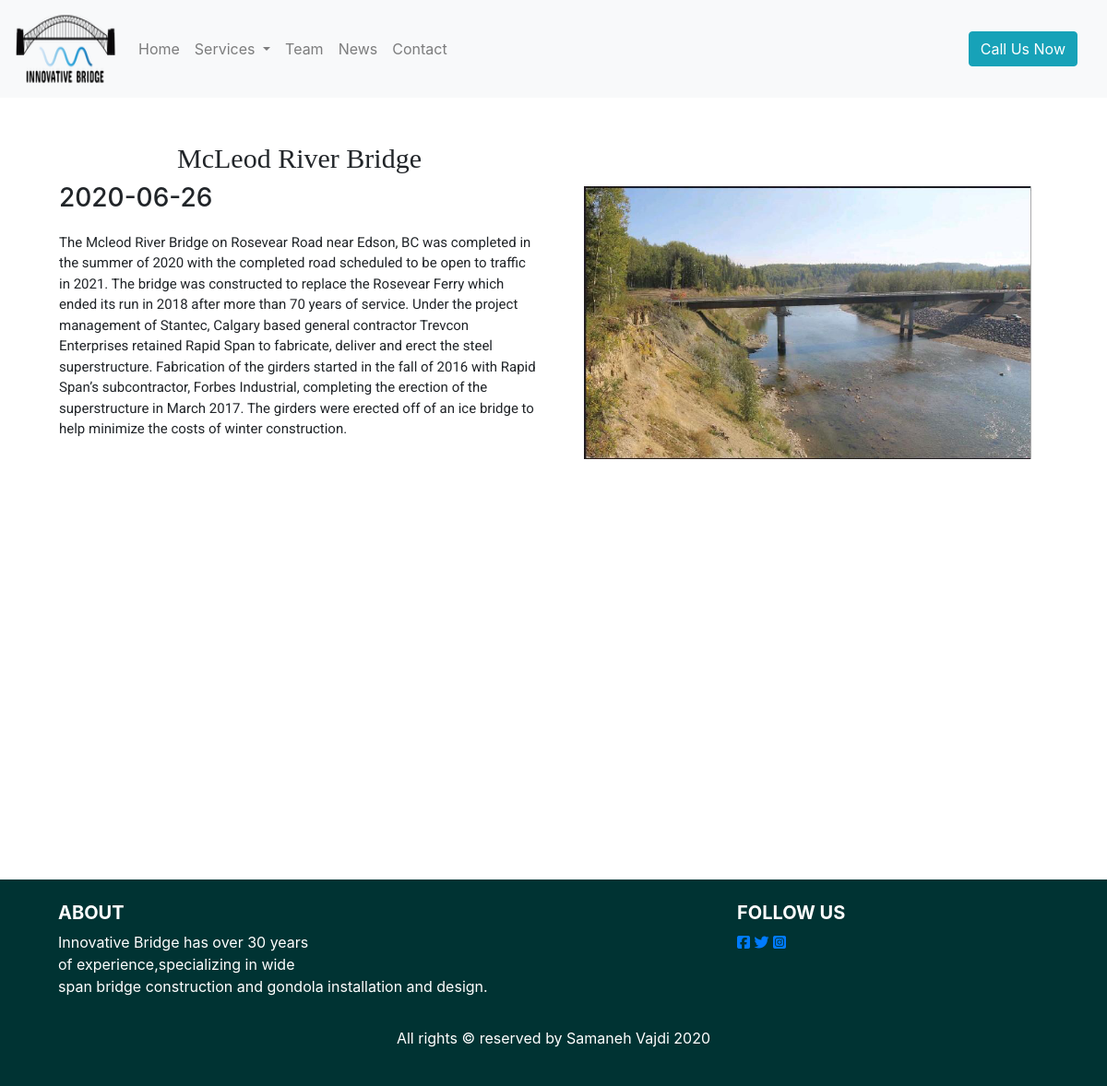
The page /news_detail.php?nid=2 on the database its author committed.
### tables this page shows
CREATE TABLE `news` (
  `id` int(10) UNSIGNED NOT NULL,
  `title` varchar(255) NOT NULL,
  `body` text NOT NULL,
  `image` text NOT NULL,
  `publish_date` date DEFAULT NULL
);

### news_detail.php (the view, shortened to what this page needs)
<?php
include 'includes/head.php';
include 'includes/nav.php';
$con = connect();
?>
<div class="container min-vh-100">
	<div class="row  my-5 mx-1">
		<?php
		$query = "SELECT * FROM news WHERE id=" . $_GET['nid'];
		$news_result = mysqli_query($con, $query);
		$news = mysqli_fetch_assoc($news_result);
		?>
		<div class="col-md-6">
			<h2 class="text-center"><?= $news['title'] ?></h2>
			<h3><?= $news['publish_date'] ?></h3>
			<p><?= $news['body'] ?></p>
		</div>
		<div class="col-md-6 p-5">
			<div class="row">
				<a href="imgs/news/<?= $news['image'] ?>" data-fancybox="gallery"><img src="imgs/news/<?= $news['image'] ?>" class="larg-img img-fluid"></a>
			</div>
		</div>
	</div>
</div>
<?php
include 'includes/footer.php';
?>

### css/style.css (style rules this page uses)
* { margin: 0; padding: 0; box-sizing: border-box; }
.col-md-6 h2 { font-family: playfair display; font-size: 30px; }
.col-md-6 p { font-family: roboto; font-size: 15px; margin-top: 20px; }
img { vertical-align: middle; }

### rows shown on the page
news: title "McLeod River Bridge", publish_date "2020-06-26", body "The Mcleod River Bridge on Rosevear Road near Edson, BC was completed in the summer of 2020 with the completed road scheduled to be open to traffic in 2021. The bridge was constructed to replace the Rosevear Ferry which ended its run in 2018 after more than 70 years of service. Under the project management of Stantec, Calgary based general contractor Trevcon Enterprises retained Rapid Span to fabricate, deliver and erect the steel superstructure. Fabrication of the girders started in the fall of 2016 with Rapid Span’s subcontractor, Forbes Industrial, completing the erection of the superstructure in March 2017. The girders were erected off of an ice bridge to help minimize the costs of…", image (picture)
